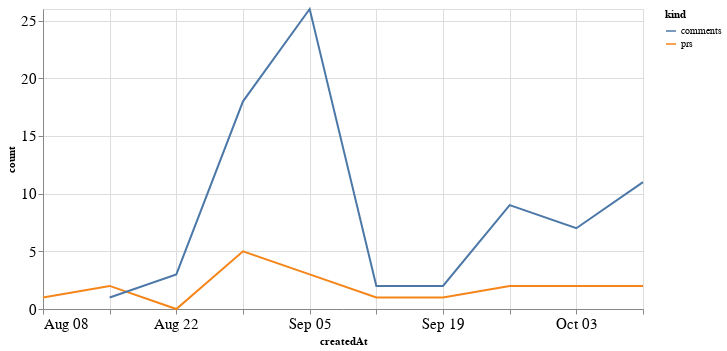

Write notebook code for a chart like this one.
### Code cell
alt.Chart(total_time, width=600).mark_line().encode(
    x='createdAt',
    y='count',
    color='kind'
)

### Figure 1 — Vega-Lite specification as saved in the notebook (floating-point values rounded to 4 significant figures)
{"config": {"axisLeft": {"labelFontSize": 15}, "axisBottom": {"labelFontSize": 15}}, "data": {"name": "data-a60370cfbfbfd8bb2baaf8a0d6bae754"}, "mark": "line", "encoding": {"color": {"type": "nominal", "field": "kind"}, "x": {"type": "temporal", "field": "createdAt"}, "y": {"type": "quantitative", "field": "count"}}, "width": 600, "$schema": "https://vega.github.io/schema/vega-lite/v4.8.1.json", "datasets": {"data-a60370cfbfbfd8bb2baaf8a0d6bae754": [{"createdAt": "2021-08-08T00:00:00", "kind": "prs", "count": 1.0}, {"createdAt": "2021-08-15T00:00:00", "kind": "prs", "count": 2.0}, {"createdAt": "2021-08-22T00:00:00", "kind": "prs", "count": 0.0}, {"createdAt": "2021-08-29T00:00:00", "kind": "prs", "count": 5.0}, {"createdAt": "2021-09-05T00:00:00", "kind": "prs", "count": 3.0}, {"createdAt": "2021-09-12T00:00:00", "kind": "prs", "count": 1.0}, {"createdAt": "2021-09-19T00:00:00", "kind": "prs", "count": 1.0}, {"createdAt": "2021-09-26T00:00:00", "kind": "prs", "count": 2.0}, {"createdAt": "2021-10-03T00:00:00", "kind": "prs", "count": 2.0}, {"createdAt": "2021-10-10T00:00:00", "kind": "prs", "count": 2.0}, {"createdAt": "2021-08-08T00:00:00", "kind": "comments", "count": null}, {"createdAt": "2021-08-15T00:00:00", "kind": "comments", "count": 1.0}, {"createdAt": "2021-08-22T00:00:00", "kind": "comments", "count": 3.0}, {"createdAt": "2021-08-29T00:00:00", "kind": "comments", "count": 18.0}, {"createdAt": "2021-09-05T00:00:00", "kind": "comments", "count": 26.0}, {"createdAt": "2021-09-12T00:00:00", "kind": "comments", "count": 2.0}, {"createdAt": "2021-09-19T00:00:00", "kind": "comments", "count": 2.0}, {"createdAt": "2021-09-26T00:00:00", "kind": "comments", "count": 9.0}, {"createdAt": "2021-10-03T00:00:00", "kind": "comments", "count": 7.0}, {"createdAt": "2021-10-10T00:00:00", "kind": "comments", "count": 11.0}]}}
